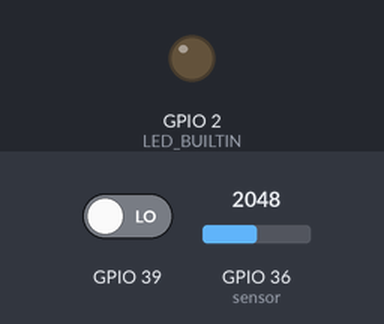
Bench run of a program on a simulated ESP32. Shown: output pins drawn as LEDs (lit = HIGH). Inputs (shaded band) come from the test bench; at power-on: GPIO 39 LOW, GPIO 36 (sensor) = 2048. WiFi joins after 1.5 s; servers stay silent unless stated; web services answer with replies made up by the test bench; what the program prints to the serial monitor is not drawn.

Above: at 2.7 s.
2.8 s: GPIO 39 driven HIGH
At 7.7 s:
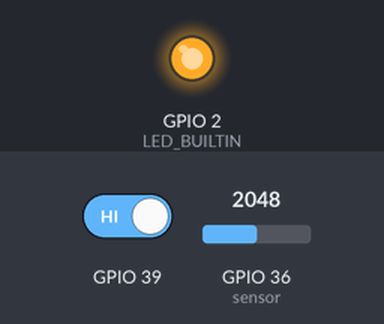
14.8 s: GPIO 39 driven LOW
At 18.1 s:
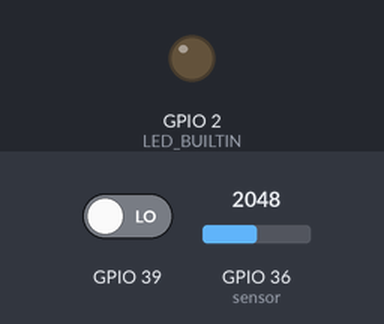
Timing chart, 0 to 19.6 s (numbered marks = the images above; inputs shaded):
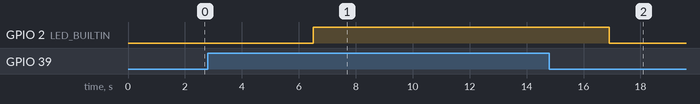

Measured:
- after the input at 2.8 s, GPIO 2 (LED_BUILTIN): LOW → HIGH after 3.7 s
- after the input at 14.8 s, GPIO 2 (LED_BUILTIN): HIGH → LOW after 2.1 s

The program:

main.cpp
```cpp
#include <Arduino.h>
#include <WiFi.h>
#include <HTTPClient.h>
#include <UrlEncode.h>

//Your WiFi credentials
const char* ssid = "MY WIFI";
const char *password = "MY PASSWORD";

String phoneNumber = "MY PHONE NUMBER"; //Your international phone number, for example +48123456789 for Poland
String apiKey = "MY API KEY"; //Your WhatsApp apikey

void sendMessage(String msg)
{
  // Data to send with HTTP POST
  String url = "https://api.callmebot.com/whatsapp.php?phone=" + phoneNumber + "&apikey=" + apiKey + "&text=" + urlEncode(msg);
  HTTPClient http;
  http.begin(url);

  //HTTP content-type header
  http.addHeader("Content-Type", "application/x-www-form-urlencoded");

  //Send HTTP POST request
  int httpResponseCode = http.POST(url);
  Serial.print("HTTP response code: ");
  Serial.println(httpResponseCode);

  //End of data transmission
  http.end();
}

void setup()
{
  Serial.begin(115200);
  //Connecting with WiFi
  WiFi.begin(ssid, password);
  while(WiFi.status() != WL_CONNECTED)
  {
    delay(500);
    Serial.print('.');
  }
  Serial.println("");
  Serial.print("Connected to WiFi network with IP Address: ");
  Serial.println(WiFi.localIP());
  Serial.println("");

  pinMode(LED_BUILTIN, OUTPUT);
  pinMode(A3, INPUT);
}

void loop()
{
  float sensor_voltage;
  float RS_gas;
  float R0 = 0.7; //Calculated after the calibration
  float ratio;
  float sensor_read = analogRead(A0); //Reading from the sensor
  int alarm = 0;

  sensor_voltage = (sensor_read / 1024) * 5.0; //From the documentation
  RS_gas = (5.0 - sensor_voltage) / sensor_voltage;
  ratio = RS_gas / R0;

  Serial.print("sensor_voltage = ");
  Serial.println(sensor_voltage);
  Serial.print("RS_ratio = ");
  Serial.println(RS_gas);
  Serial.print("Rs/R0 = ");
  Serial.println(ratio);
  Serial.print("\n\n");
  alarm = digitalRead(A3);
  if (alarm == 1)
  {
    digitalWrite(LED_BUILTIN, HIGH);
    sendMessage("Warning: combustible gas concentration too high!"); //If the gas concentration is too high the LED turns on and the message is send
  }
  else if (alarm == 0)
    digitalWrite(LED_BUILTIN, LOW);
  delay(5000);
}
```
